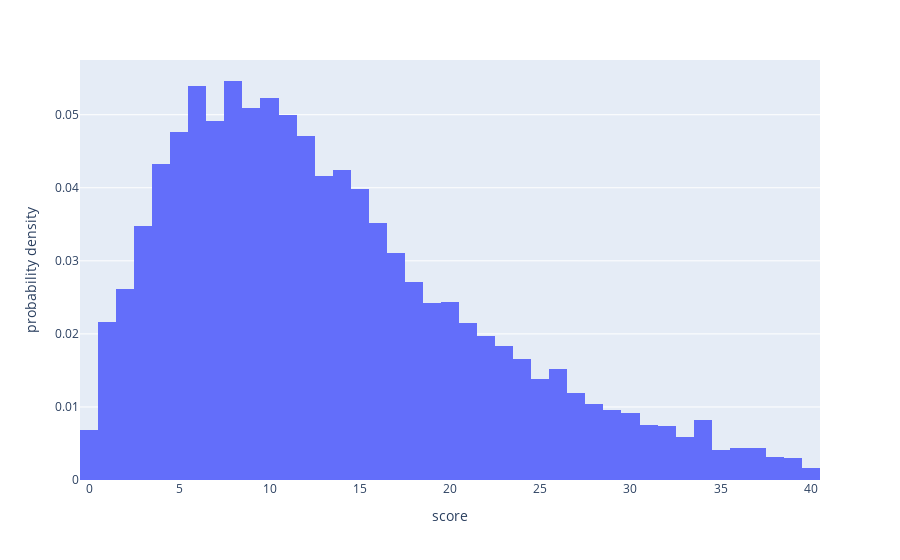

The code cell stored with this chart in its notebook:
### Code cell
px.histogram(df, x="score", histnorm="probability density")

### Figure 1 — Plotly figure (JSON) as saved in the notebook; plotly's stock layout.template omitted (floating-point values rounded to 4 significant figures; data arrays with more than 128 entries replaced by an {"elided": "..."} marker saying what was removed)
{"data": [{"alignmentgroup": "True", "bingroup": "x", "histnorm": "probability density", "hovertemplate": "score=%{x}<br>probability density=%{y}<extra></extra>", "legendgroup": "", "marker": {"color": "#636efa", "pattern": {"shape": ""}}, "name": "", "offsetgroup": "", "orientation": "v", "showlegend": false, "type": "histogram", "x": {"elided": "10418 int values"}, "xaxis": "x", "yaxis": "y"}], "layout": {"barmode": "relative", "legend": {"tracegroupgap": 0}, "margin": {"t": 60}, "xaxis": {"anchor": "y", "domain": [0, 1], "title": {"text": "score"}}, "yaxis": {"anchor": "x", "domain": [0, 1], "title": {"text": "probability density"}}}}
